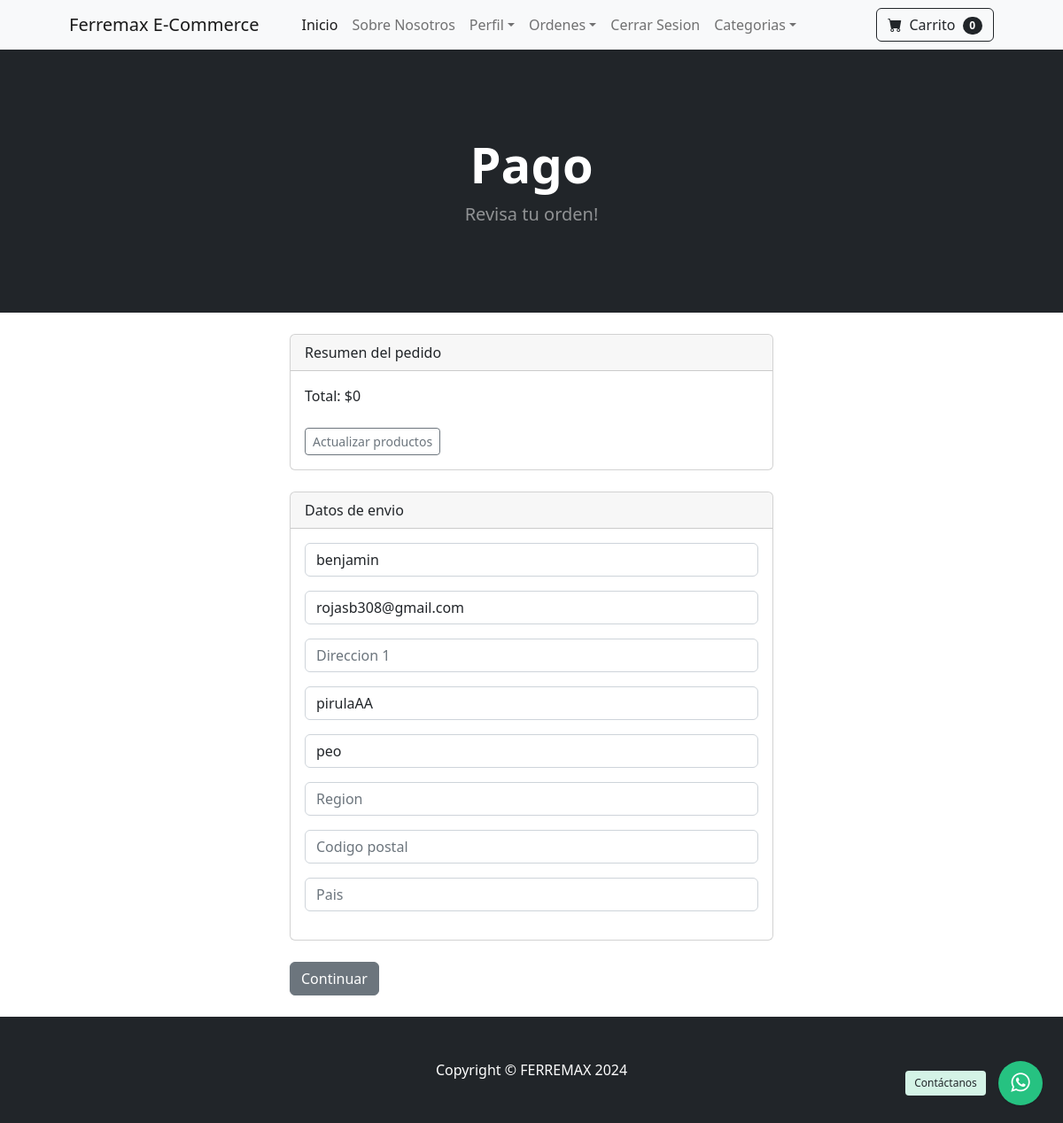
The app's page /payment/checkout (signed in) with its own data.
### payment/models.py (models this page shows, shortened)
class ShippingAddress(models.Model):
    user = models.ForeignKey(User, on_delete=models.CASCADE, null=True, blank=True)
    shipping_full_name = models.CharField(max_length=255)
    shipping_email = models.CharField(max_length=255)
    shipping_address1 = models.CharField(max_length=200, blank=True)
    shipping_address2 = models.CharField(max_length=200, blank=True, null=True)
    shipping_city = models.CharField(max_length=200, blank=True)
    shipping_state = models.CharField(max_length=200, blank=True, null=True)
    shipping_zipcode= models.CharField(max_length=200, blank=True, null=True)
    shipping_country = models.CharField(max_length=200, blank=True)
    class Meta:
        verbose_name_plural = "Shipping Address"

### payment/views.py (the view)
# urls.py: path('checkout', views.checkout, name='checkout'),
def checkout(request):
    cart = Cart(request)
    cart_products = cart.get_prods
    quantities = cart.get_quants
    totals = cart.cart_total()
    if request.user.is_authenticated:
        shipping_user = ShippingAddress.objects.get(user__id=request.user.id)
        shipping_form = ShippingForm(request.POST or None, instance=shipping_user)
        return render(request, "payment/checkout.html", {"cart_products":cart_products, "quantities":quantities, "totals":totals, "shipping_form":shipping_form})
    else:
        shipping_form = ShippingForm(request.POST or None)
        return render(request, "payment/checkout.html", {"cart_products":cart_products, "quantities":quantities, "totals":totals, "shipping_form":shipping_form})

### cart/cart.py (called while the page is built, shortened)
    def cart_total(self):
        product_ids = self.cart.keys()
        products = Product.objects.filter(id__in=product_ids)
        quantities = self.cart
        total = 0
        return total

    def __len__(self):
        return len(self.cart)

    def get_prods(self):
        product_ids = self.cart.keys()
        products = Product.objects.filter(id__in=product_ids)
        return products

### cart/context_processors.py (called while the page is built)
def cart(request):
    return{'cart': Cart(request)}

### payment/templates/payment/checkout.html (shortened to what this page needs)
{% extends 'base.html' %}
{% block content %}
        <header class="bg-dark py-5">
            <div class="container px-4 px-lg-5 my-5">
                <div class="text-center text-white">
                    <h1 class="display-4 fw-bolder">Pago</h1>
                    <p class="lead fw-normal text-white-50 mb-0">Revisa tu orden!</p>
                </div>
            </div>
        </header>
        <br/>
        <div class="container">
            <div class="row">
                <div class="col-md-6 offset-md-3">
                    <div class="card">
                        <div class="card-header">
                          Resumen del pedido
                        </div>
                        <div class="card-body">
                          Total:  ${{ totals }}
                          <br/><br/>
                          <a href="{% url 'cart_summary' %}" class="btn btn-sm btn-outline-secondary">Actualizar productos</a>
                        </div>
                      </div>
                      <br/>
                      <div class="card">
                        <div class="card-header">
                          Datos de envio
                        </div>
                        <div class="card-body">
                            <form method="POST" action="{% url 'billing_info' %}">
                            {{ shipping_form.as_p }}
                        </div>
                      </div>
                      <br/>
                      <button type="submit" class="btn btn-secondary"> Continuar </button>
                </div>
            </div>
        </div>
<br/>
{% endblock %}

### records on screen
ShippingAddress: shipping_full_name "benjamin", shipping_email "rojasb308@gmail.com", shipping_address2 "pirulaAA", shipping_city "peo"

### other values on screen
{{ cart|length }} "0"
{{ totals }} "0"
